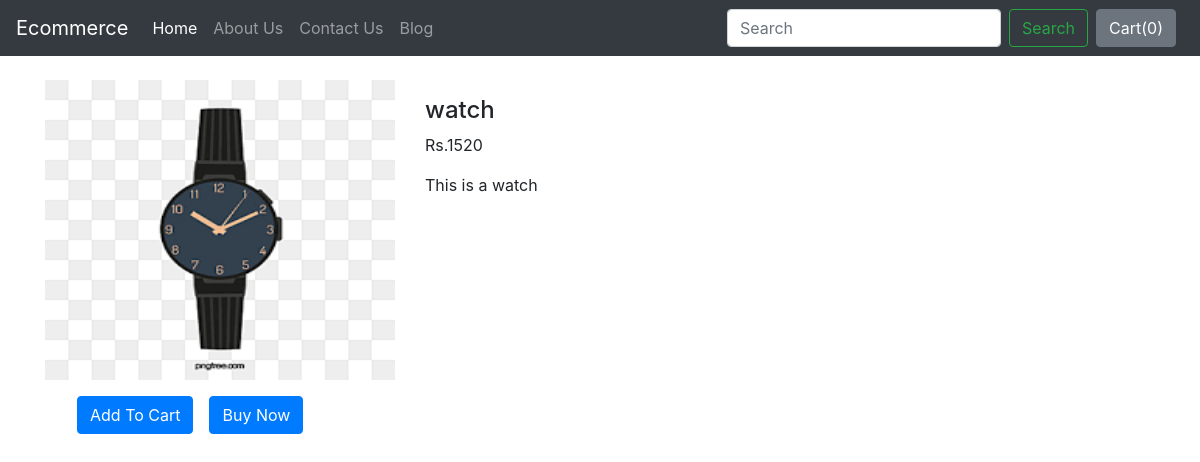
Screenshot of /shop/productview/1 with the database file from the repository.
### shop/models.py (models this page shows)
class Product_des(models.Model):
    product_id = models.AutoField(primary_key=True)
    product_name = models.CharField(max_length=50)
    category = models.CharField(max_length=50, default="")
    price = models.IntegerField(default=0)
    product_desc = models.CharField(max_length=1000,default="")
    pub_date = models.DateField()
    image_nm = models.ImageField(upload_to="shop/images", default="")
    def __str__(self):
        return self.product_name

### shop/views.py (the view)
# urls.py: path('productview/<int:pid>',views.productview,name='proview'),
def productview(request,pid):
    prview = Product_des.objects.filter(product_id=pid)
    print(prview)
    return render(request,'shop/prodview.html',{'prview':prview[0]})

### shop/templates/shop/prodview.html (shortened to what this page needs)
{% extends 'shop/basic.html' %}
{%block body %}
<div class="container my-4">
    <div class="row">
        <div class="col-md-4">
            <img src="/media/{{prview.image_nm}}" width="350px" height="300px">
            <div class="row my-3 mx-3">
                <button class="btn btn-primary mx-3">Add To Cart</button>
                <button class="btn btn-primary">Buy Now</button>
            </div>
        </div>
        <div class="col-md-8 my-3">
            <h4>{{prview.product_name}}</h4>
            <p>Rs.{{prview.price}}</p>
            <p>{{prview.product_desc}}</p>
        </div>
    </div>
</div>
{% endblock%}

### shop/templates/shop/basic.html (shortened to what this page needs)
<!doctype html>
<html lang="en">
  <head>
    <link rel="stylesheet" href="https://stackpath.bootstrapcdn.com/bootstrap/4.2.1/css/bootstrap.min.css">
    <link rel="stylesheet" href="https://maxcdn.bootstrapcdn.com/bootstrap/4.5.2/css/bootstrap.min.css">
  </head>
  <body>
  <nav class="navbar navbar-expand-lg navbar-dark bg-dark">
  <a class="navbar-brand" href="/shop">Ecommerce</a>
  <div class="collapse navbar-collapse" id="navbarNav">
    <ul class="navbar-nav">
      <li class="nav-item active">
        <a class="nav-link" href="/shop">Home <span class="sr-only">(current)</span></a>
      </li>
      <li class="nav-item">
        <a class="nav-link" href="/shop/about">About Us</a>
      </li>
      <li class="nav-item">
        <a class="nav-link" href="/shop/contact">Contact Us</a>
      </li>
      <li class="nav-item">
        <a class="nav-link" href="/blog">Blog</a>
      </li>
    </ul>
 </div>
  <form class="form-inline" method="get" action="/shop/search/">
    <input class="form-control mr-sm-2" type="search" placeholder="Search" aria-label="Search"
           name="search" id="search">
    <button class="btn btn-outline-success my-2 my-sm-0" type="submit">Search</button>
  </form>
    <button id="pcart" type="button" class="btn btn-secondary mx-2" data-html="true"
            data-container="body" data-toggle="popover" data-placement="bottom" data-content="Vivamus
sagittis lacus vel augue laoreet rutrum faucibus.">
  Cart(<span id="cart">0</span>)
</button>
</nav>
  {%block body %}
  {%endblock%}
  </body>
</html>

### rows the page displays
Product_des: image_nm (picture), product_name "watch", price "1520", product_desc "This is a watch"
